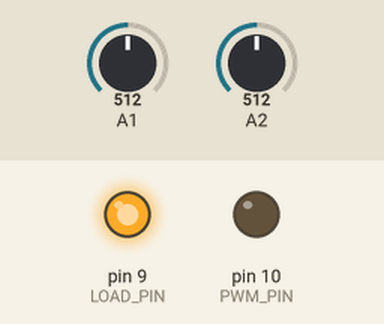
Recording of a sketch running on a simulated Arduino Uno, built with avr-gcc and run on an emulated ATmega328P. Parts: output pins drawn as LEDs (lit = HIGH). The inputs (shaded band) are chosen by the test bench; at power-on: A1 = 512, A2 = 512.

Above: at 1.2 s.
1.3 s: A1 set to 0
At 2.4 s:
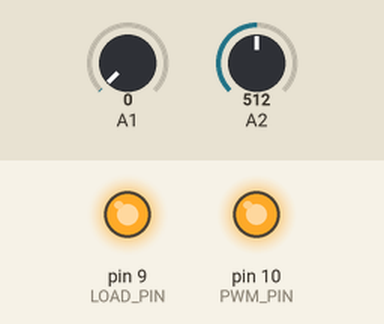
2.8 s: A2 set to 0
At 3.7 s:
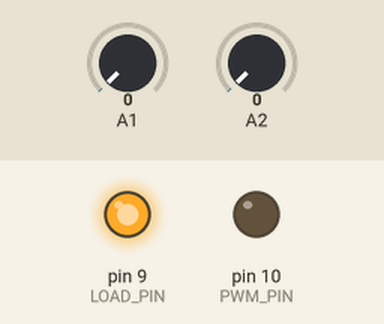
4.3 s: A1 set to 900
5.8 s: A1 set to 390
7.3 s: A1 set to 368
At 8.1 s:
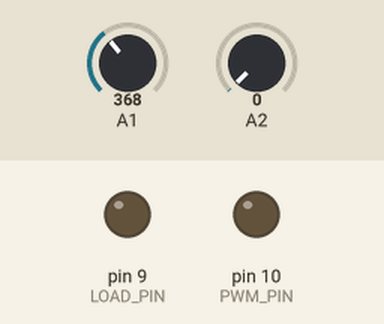
8.8 s: A2 set to 358
10.3 s: A2 set to 389
At 11.7 s:
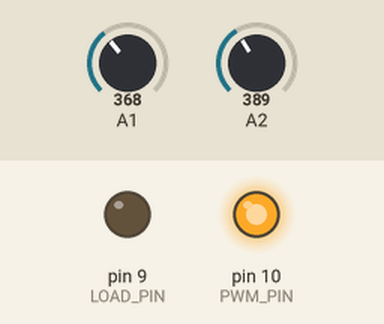
Timing chart, 0 to 12.8 s (numbered marks = the images above; inputs shaded):
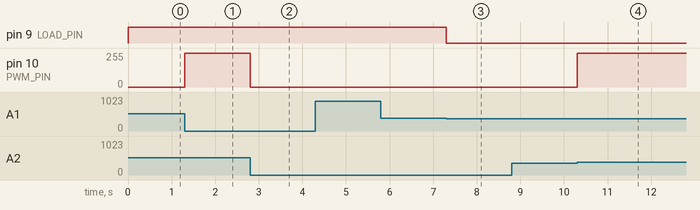

The sketch:

Solar_Charge_Controller.ino
```cpp
// (licence header left out)
#define SOL_ADC A2     // Solar panel side voltage divider is connected to pin A0
#define BAT_ADC A1    // Battery side voltage divider is connected to pin A1
#define AVG_NUM 10    // number of iterations of the adc routine to average the adc readings
#define BAT_MIN 10.5  // minimum battery voltage for 12V system
#define BAT_MAX 15.0  // maximum battery voltage for 12V system
#define BULK_CH_SP 14 // bulk charge set point for sealed lead acid battery // flooded type set it to 14.6V
#define FLOAT_CH_SP 13.5  //float charge set point for lead acid battery
#define LVD 12.2          //Low voltage disconnect setting for a 12V system (you could set it lower, i just wanted to be safe)
#define PWM_PIN 10         // pin-10 is used to control the charging MOSFET //the default frequency is 490.20Hz
#define LOAD_PIN 9       // pin-9 is used to control the load


//--------------------------------------------------------------------------------------------------------------------------
///////////////////////DECLARATION OF ALL GLOBAL VARIABLES//////////////////////////////////////////////////////////////////
//--------------------------------------------------------------------------------------------------------------------------
float solar_volt = 0;
float bat_volt = 0;
float load_current = 0;
float system_volt = 0;
float charge_status = 0;
float load_status = 0;
float error = 0;
float Ep = 0;
int duty = 0;
float msec = 0;
float last_msec = 0;
float elasped_msec = 0;
float elasped_time = 0;
float bulk_charge_sp = 0;
float float_charge_sp = 0;
float lvd = 0;
int flag = 0;

//******************************************************* MAIN PROGRAM START ************************************************
void setup()
{

  pinMode(PWM_PIN, OUTPUT);
  pinMode(LOAD_PIN, OUTPUT);
  digitalWrite(PWM_PIN, LOW); // default value of pwm duty cycle
  digitalWrite(LOAD_PIN, HIGH); // default load state is ON
  //Serial.begin(9600);        //used to calibrate adc
}

void loop()
{
  read_data();             // read different sensors data from analog pin of arduino
  system_voltage();        // detect the system voltage according to battery voltage
  setpoint();
  charge_cycle();         // pwm charging of battery
  load_control();         //control the load
  //calibration();        //used to calibrate adc
}
//************************************************************ PROGRAM END *************************************************


//------------------------------------------------------------------------------------------------------
////////////////// READS AND AVERAGES THE ANALOG INPUTS (SOLAR VOLTAGE,BATTERY VOLTAGE)////////////////
//------------------------------------------------------------------------------------------------------
int read_adc(int adc_parameter)
{

  int sum = 0;
  int sample ;
  for (int i = 0; i < AVG_NUM; i++)
  { // loop through reading raw adc values AVG_NUM number of times
    sample = analogRead(adc_parameter);    // read the input pin
    sum += sample;                        // store sum for averaging
    delayMicroseconds(50);              // pauses for 50 microseconds
  }
  return (sum / AVG_NUM);               // divide sum by AVG_NUM to get average and return it
}
//-------------------------------------------------------------------------------------------------------------
////////////////////////////////////READ THE DATA//////////////////////////////////////////////////////////////
//-------------------------------------------------------------------------------------------------------------
void read_data(void)
{
  //5V = ADC value 1024 => 1 ADC value = (5/1024)Volt= 0.0048828Volt
  // Vout=Vin*R2/(R1+R2) => Vin = Vout*(R1+R2)/R2   R1=100 and R2=20
  //Solar panel R1=81k R2=14.81k   Batt R1=81k R2=15k         (values measured with multimeter)
  solar_volt = read_adc(SOL_ADC) * 0.0049 * (95.81 / 14.81); //tweak these numbers to get the perfect value
  bat_volt   = read_adc(BAT_ADC) * 0.0054 * (96 / 15);

}


//----------------------------------------------------------------------------------------------------------------------
//////////////////////////////////SYSTEM VOLTAGE AUTO DETECT ///////////////////////////////////////////////////////////
//----------------------------------------------------------------------------------------------------------------------
void system_voltage(void)
{
  if ((bat_volt > BAT_MIN) && (bat_volt < BAT_MAX))
  {
    system_volt = 12;
  }
  else if ((bat_volt > BAT_MIN / 2 ) && (bat_volt < BAT_MAX / 2))
  {
    system_volt = 6;
  }

}

//---------------------------------------------------------------------------------------------------------------------------
////////////////////////////////////CHARGE SET POINT ///////////////////////////////////////////////////////////////////////
//---------------------------------------------------------------------------------------------------------------------------

void setpoint(void)
{
  if (system_volt == 12)
  {
    bulk_charge_sp = BULK_CH_SP;
    float_charge_sp = FLOAT_CH_SP;
    lvd = LVD;
  }

  else if (system_volt == 6)
  {
    bulk_charge_sp = (BULK_CH_SP / 2) ;
    float_charge_sp = (FLOAT_CH_SP / 2) ;
    lvd = LVD / 2;
  }
}

//--------------------------------------------------------------------------------------------------------------------------------
///////////////////////////////////////////////////PWM CHARGE CYCLE @490.2 HZ //////////////////////////////////////////////////
//-------------------------------------------------------------------------------------------------------------------------------
void charge_cycle(void)
{
  if (solar_volt > bat_volt && bat_volt <= bulk_charge_sp)
  {


    if (bat_volt <= float_charge_sp) // charging start
    {
      charge_status = 1; // indicate the charger is in BULK mode
      duty = 252.45;
      analogWrite(PWM_PIN, duty); // 99 % duty cycle // rapid charging


    }
    else if (bat_volt > float_charge_sp && bat_volt <= bulk_charge_sp)
    {
      charge_status = 2; // indicate the charger is in FLOAT mode
      error  = (bulk_charge_sp - bat_volt);      // duty cycle reduced when the battery voltage approaches the charge set point
      Ep = error * 100 ; //Ep= error* Kp // Assume  Kp=100

      if (Ep < 0)
      {
        Ep = 0;
      }
      else if (Ep > 100)
      {
        Ep = 100;
      }
      else if (Ep > 0 && Ep <= 100) // regulating
      {
        duty = (Ep * 255) / 100;
      }
      analogWrite(PWM_PIN, duty);
    }
  }
  else
  {
    charge_status = 0; // indicate the charger is OFF
    duty = 0;
    analogWrite(PWM_PIN, duty);
  }
}
//----------------------------------------------------------------------------------------------------------------------
/////////////////////////////////////////////LOAD CONTROL/////////////////////////////////////////////////////
//----------------------------------------------------------------------------------------------------------------------

void load_control() {
  if ((bat_volt > lvd) && (flag == 0)) // check if battery is healthy
  {
    load_status = 1;
    digitalWrite(LOAD_PIN, HIGH); // load is ON
  }
  else if (bat_volt < lvd)
  {
    load_status = 0;
    flag = 1;
    digitalWrite(LOAD_PIN, LOW); //load is OFF
  }
  if (bat_volt > (lvd + 0.3)) {
    flag = 0;
  }
}
void calibration() {
  delay(100);
  Serial.print("Solar Panel Voltage: ");
  Serial.print(solar_volt);
  Serial.println("V");
  Serial.print("Battery Voltage: ");
  Serial.print(bat_volt);
  Serial.println("V");
  Serial.print("Syestem Voltage: ");
  Serial.print(system_volt);
  Serial.println("V");
  Serial.print("Charge Set Point:");
  Serial.println(bulk_charge_sp);
  Serial.print("Duty Cycle :");
  if (charge_status == 1)
  {
    Serial.println("99%");
    Serial.println("BULK CHARGING");
  }
  else if (charge_status == 2)
  {
    Serial.print(Ep);
    Serial.println("%");
    Serial.println("FLOAT CHARGING");
  }
  else
  {
    Serial.println("0%");
    Serial.println("NOT CHARGING");
  }
  if (load_status == 1)
  {
    Serial.println("LOAD IS CONNECTED");
  }
  else
  {
    Serial.println("LOAD IS DISCONNECTED");
  }

  Serial.println("***************************");
}
```

Measured:
- the behaviour switches between 376 and 377 on A2 (found by bisection; images 3 and 4)
- after the input at 1.3 s, pin 10 (PWM_PIN): 0/255 → 252/255 at once
- after the input at 2.8 s, pin 10 (PWM_PIN): 252/255 → 0/255 at once
- after the input at 5.8 s, every drawn part: stays the same
- after the input at 7.3 s, pin 9 (LOAD_PIN): HIGH → LOW at once
- after the input at 8.8 s, every drawn part: stays the same
- after the input at 10.3 s, pin 10 (PWM_PIN): 0/255 → 252/255 at once
